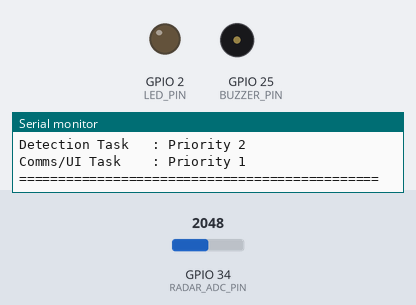
A program run on a simulated ESP32. Shown: output pins drawn as LEDs (lit = HIGH), buzzer (waves = sounding, pin HIGH), the last lines printed to the serial monitor. The inputs (shaded band) are chosen by the test bench; at power-on: GPIO 34 (RADAR_ADC_PIN) = 2048 (analog values on the 0–4095 scale). WiFi joins after 1.5 s; servers stay silent unless stated.

Above: at 1.2 s.
At 34.0 s:
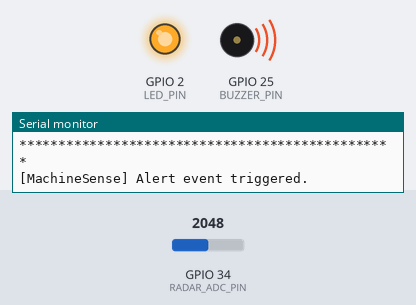
Timing chart, 0 to 36.9 s (numbered marks = the images above):
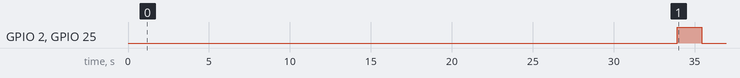

Measured:
- by itself, GPIO 2 (LED_PIN), GPIO 25 (BUZZER_PIN): LOW → HIGH at 33.9 s, → LOW 1.5 s later

The program:

main.cpp
```cpp
#include "globals.h"
#include "radar_sensor.h"
#include "signal_processing.h"
#include "detection.h"
#include "comms_ui.h"

// =============================================================================
// MachineSense - Global RTOS Handles
// =============================================================================

// Define the RTOS handles
QueueHandle_t rawDataQueue;
QueueHandle_t processedDataQueue;
QueueHandle_t dashboardQueue;
SemaphoreHandle_t detectionSemaphore;


// =============================================================================
// MachineSense - Global System State
// =============================================================================
//
// Declared as extern in globals.h
//
volatile SystemState systemState = STATE_CALIBRATING;


// =============================================================================
// SETUP
// =============================================================================

void setup()
{
    // -------------------------------------------------------------------------
    // Initialize Serial
    // -------------------------------------------------------------------------

    Serial.begin(115200);

    delay(1000);  // Wait for Serial port to stabilize


    // -------------------------------------------------------------------------
    // MachineSense Boot Information
    // -------------------------------------------------------------------------

    Serial.println();
    Serial.println("==============================================");
    Serial.println("       MachineSense System Boot");
    Serial.println("==============================================");

    Serial.print("VitalSignData size: ");
    Serial.println(sizeof(VitalSignData));

    Serial.print("DashboardTelemetry size: ");
    Serial.println(sizeof(DashboardTelemetry));

    Serial.print("Free heap before queues: ");
    Serial.println(ESP.getFreeHeap());


    // =========================================================================
    // 1. CREATE FREERTOS QUEUES AND SEMAPHORES
    // =========================================================================

    // -------------------------------------------------------------------------
    // Raw radar samples
    //
    // Buffered for 1024-point FFT accumulation.
    // -------------------------------------------------------------------------

    rawDataQueue =
        xQueueCreate(
            2048,
            sizeof(uint16_t)
        );


    // -------------------------------------------------------------------------
    // Processed vital-sign data
    //
    // Holds dual-band vital-sign information.
    // -------------------------------------------------------------------------

    processedDataQueue =
        xQueueCreate(
            4,
            sizeof(VitalSignData)
        );


    // -------------------------------------------------------------------------
    // Dashboard telemetry
    //
    // Detection task -> Communications/UI task
    // -------------------------------------------------------------------------

    dashboardQueue =
        xQueueCreate(
            4,
            sizeof(DashboardTelemetry)
        );


    // -------------------------------------------------------------------------
    // Detection semaphore
    //
    // Triggered when MachineSense confirms a human detection.
    // -------------------------------------------------------------------------

    detectionSemaphore =
        xSemaphoreCreateBinary();


    // -------------------------------------------------------------------------
    // Memory information
    // -------------------------------------------------------------------------

    Serial.print("Free heap after queues: ");
    Serial.println(ESP.getFreeHeap());


    // =========================================================================
    // 2. VERIFY RTOS OBJECT CREATION
    // =========================================================================

    if (
        rawDataQueue == NULL ||
        processedDataQueue == NULL ||
        dashboardQueue == NULL ||
        detectionSemaphore == NULL
    )
    {
        Serial.println();
        Serial.println("==============================================");
        Serial.println("ERROR: MachineSense RTOS object creation failed!");
        Serial.println("System halted.");
        Serial.println("==============================================");


        // Halt system if RTOS objects could not be created.
        while (1)
        {
            delay(1000);
        }
    }


    Serial.println();
    Serial.println("MachineSense RTOS Queues: OK");
    Serial.println("MachineSense Detection Semaphore: OK");


    // =========================================================================
    // 3. INITIALIZE COMMUNICATIONS / WIFI
    // =========================================================================

    Serial.println();
    Serial.println("Initializing MachineSense communications...");


    initCommsWiFi();


    Serial.println("MachineSense communications initialized.");


    // =========================================================================
    // 4. CREATE FREERTOS TASKS
    // =========================================================================
    //
    // FreeRTOS priority:
    //
    //     Higher number = higher priority
    //
    // MachineSense task architecture:
    //
    //     Priority 4 -> Radar Acquisition
    //     Priority 3 -> Signal Processing
    //     Priority 2 -> Detection
    //     Priority 1 -> Communications / UI
    //
    // =========================================================================


    // -------------------------------------------------------------------------
    // Radar acquisition task
    // -------------------------------------------------------------------------

    if (xTaskCreate(
        vRadarAcquisitionTask,
        "RadarTask",
        2048,
        NULL,
        4,
        NULL
    ) != pdPASS) {
        Serial.println("ERROR: Failed to create RadarTask; system halted.");
        while (1) delay(1000);
    }


    // -------------------------------------------------------------------------
    // Signal processing task
    // -------------------------------------------------------------------------

    if (xTaskCreate(
        vSignalProcessingTask,
        "ProcessTask",
        8192,
        NULL,
        3,
        NULL
    ) != pdPASS) {
        Serial.println("ERROR: Failed to create ProcessTask; system halted.");
        while (1) delay(1000);
    }


    // -------------------------------------------------------------------------
    // MachineSense detection task
    // -------------------------------------------------------------------------

    if (xTaskCreate(
        vDetectionTask,
        "DetectTask",
        6144,
        NULL,
        2,
        NULL
    ) != pdPASS) {
        Serial.println("ERROR: Failed to create DetectTask; system halted.");
        while (1) delay(1000);
    }


    // -------------------------------------------------------------------------
    // MachineSense communications and dashboard task
    // -------------------------------------------------------------------------

    if (xTaskCreate(
        vCommsUITask,
        "CommsTask",
        8192,
        NULL,
        1,
        NULL
    ) != pdPASS) {
        Serial.println("ERROR: Failed to create CommsTask; system halted.");
        while (1) delay(1000);
    }


    // =========================================================================
    // SYSTEM READY
    // =========================================================================

    Serial.println();
    Serial.println("==============================================");
    Serial.println("       MachineSense System Ready");
    Serial.println("==============================================");
    Serial.println("Radar Task       : Priority 4");
    Serial.println("Processing Task  : Priority 3");
    Serial.println("Detection Task   : Priority 2");
    Serial.println("Comms/UI Task    : Priority 1");
    Serial.println("==============================================");
    Serial.println();
}


// =============================================================================
// MAIN LOOP
// =============================================================================
//
// The application is completely FreeRTOS-task based.
//
// No processing is required inside Arduino's loopTask, so it deletes itself
// and releases its resources.
//
void loop()
{
    // All MachineSense work is performed by FreeRTOS tasks.
    vTaskDelete(NULL);
}
```

comms_ui.h
```cpp
#ifndef COMMS_UI_H
#define COMMS_UI_H

#include <Arduino.h>
#include <WebSocketsServer.h>
#include "globals.h"

// -----------------------------------------------------------------------------
// Wi-Fi configuration
// -----------------------------------------------------------------------------
// Credentials are NOT stored in the repository. Create include/secrets.h
// (copy include/secrets.h.example); it is git-ignored. Alternatively define
// WIFI_SSID / WIFI_PASSWORD via build_flags in platformio.ini.
//
// With an empty SSID the device skips the router and starts its own fallback
// access point ("MachineSense-XXXX") so the dashboard is always reachable.
#if __has_include("secrets.h")
#include "secrets.h"
#endif

#ifndef WIFI_SSID
#define WIFI_SSID     ""
#endif
#ifndef WIFI_PASSWORD
#define WIFI_PASSWORD ""
#endif

// Password of the fallback access point (minimum 8 characters, WPA2).
// Override in secrets.h before deploying anywhere other than a bench.
#ifndef AP_PASSWORD
#define AP_PASSWORD   "machine123"
#endif

// --- Dashboard Telemetry Structure ---
// Sent from the Detection Task to CommsUI on every FFT cycle.
// Includes raw vital data + hybrid detection engine scores.
struct DashboardTelemetry {
    float breathingFreq;       // Breathing peak frequency (Hz)
    float heartbeatFreq;       // Heartbeat peak frequency (Hz)
    float breathingMag;        // Breathing FFT magnitude
    float heartbeatMag;        // Heartbeat FFT magnitude
    int   confidenceLevel;     // Current detection confidence (0 to maxConfidence)
    int   maxConfidence;       // Maximum confidence scale
    bool  alertTriggered;      // True if this cycle caused a confirmed detection
    SystemState state;         // Current system state (CALIBRATING or ACTIVE)
    float scoreA;              // Method A: spectral comparison score (0–1)
    float scoreB;              // Method B: EMA adaptive floor score (0–1)
    float scoreC;              // Method C: differential score (0–1)
    float fusedScore;          // Weighted fusion of A+B+C (0–1)
    bool humanDetected;        // Confirmed detector state (not confidence)
};

// --- FreeRTOS Queue for Dashboard Telemetry ---
// Declared here, defined in main.cpp alongside the other RTOS handles.
extern QueueHandle_t dashboardQueue;

// WebSocket server instance (shared between init and task)
extern WebSocketsServer webSocket;

// Call this from setup() BEFORE creating the CommsUI task.
// It connects to WiFi and starts the WebSocket server on port 81.
void initCommsWiFi();

// FreeRTOS task: handles local alarms (buzzer/LED) and
// non-blocking WebSocket broadcasts + event loop servicing.
void vCommsUITask(void *pvParameters);

#endif // COMMS_UI_H
```

detection.h
```cpp
#ifndef DETECTION_H
#define DETECTION_H

#include <Arduino.h>
#include <stdint.h>

// Result returned by run_detection() each FFT cycle
struct DetectionResult {
    bool  detected;        // true when confidence == CONFIDENCE_MAX
    int   confidence;      // 0–5
    float score_A;         // spectral comparison score (0–1)
    float score_B;         // EMA adaptive floor score  (0–1)
    float score_C;         // differential score        (0–1)
    float fused_score;     // weighted fusion           (0–1)
    bool  calibrating;     // true during Phase 1
    float calib_progress;  // 0.0–1.0 during Phase 1
};

// Call once per processed FFT cycle from vDetectionTask.
// magnitudes: FFT_VITAL_BINS element array of bin magnitudes.
DetectionResult run_detection(const float* magnitudes, int num_bins);

// Full state reset — use on reboot or to force re-calibration.
void reset_detection();

// FreeRTOS task: receives VitalSignData from signal processing,
// runs the hybrid detection engine, and sends telemetry to the dashboard.
void vDetectionTask(void *pvParameters);

#endif // DETECTION_H
```

globals.h
```cpp
#ifndef GLOBALS_H
#define GLOBALS_H

#include <Arduino.h>
#include <freertos/FreeRTOS.h>
#include <freertos/queue.h>
#include <freertos/semphr.h>

// --- Pin Definitions ---
#define RADAR_ADC_PIN 34
#define BUZZER_PIN 25
#define LED_PIN 2

// =============================================================================
// System State Machine
// =============================================================================
// The system boots into CALIBRATING for 15 seconds to learn the noise floor,
// then transitions to ACTIVE for normal human detection.
// =============================================================================
enum SystemState {
    STATE_CALIBRATING,   // Measuring environmental noise floor — no detection
    STATE_ACTIVE         // Normal operation — detection enabled
};

// Global system state — written by Detection Task, read by CommsUI Task.
// Safe without a mutex because it is a single atomic enum write.
extern volatile SystemState systemState;

// =============================================================================
// FFT Configuration
// =============================================================================
#define FFT_SIZE 1024              // 1024-point FFT
#define FFT_VITAL_BINS 13          // Bins 0–12 cover 0–3 Hz (vital sign range)

// Duration of the startup calibration window (milliseconds)
#define CALIBRATION_DURATION_MS 15000

// --- Vital Sign Data Structure ---
// Passed from Signal Processing Task to Detection Task via processedDataQueue
struct VitalSignData {
    float breathingFreq;                  // Peak frequency in the 0.2 - 0.6 Hz band
    float heartbeatFreq;                  // Peak frequency in the 1.0 - 2.5 Hz band
    float breathingMag;                   // FFT magnitude of the breathing peak
    float heartbeatMag;                   // FFT magnitude of the heartbeat peak
    float magnitudes[FFT_VITAL_BINS];     // Full FFT magnitude array for bins 0–12
};

// --- FreeRTOS Handles ---
// Use 'extern' so they are declared here but defined in main.cpp
extern QueueHandle_t rawDataQueue;
extern QueueHandle_t processedDataQueue;
extern QueueHandle_t dashboardQueue;
extern SemaphoreHandle_t detectionSemaphore;

#endif // GLOBALS_H
```

radar_sensor.h
```cpp
#ifndef RADAR_SENSOR_H
#define RADAR_SENSOR_H

#include <Arduino.h>

// Function prototypes to expose them to main.cpp
void initRadar();
void vRadarAcquisitionTask(void *pvParameters);

#endif // RADAR_SENSOR_H
```

signal_processing.h
```cpp
#ifndef SIGNAL_PROCESSING_H
#define SIGNAL_PROCESSING_H
void vSignalProcessingTask(void *pvParameters);
#endif
```

radar_sensor.cpp
```cpp
#include "radar_sensor.h"
#include "globals.h"

// --- MachineSense Radar Sampling Parameters ---
// To satisfy the Nyquist theorem for human vital signals (max 3 Hz),
// a sampling rate of 250 Hz is excellent.
// 1000 ms / 250 Hz = 4 ms period.
#define SAMPLING_PERIOD_MS 4

void initRadar() {
    // Set ESP32 ADC to 12-bit resolution (values from 0 to 4095)
    // This high resolution is critical for detecting faint breathing ripples.
    analogReadResolution(12);

    // RADAR_ADC_PIN is defined in globals.h
    pinMode(RADAR_ADC_PIN, INPUT);

    // Serial output removed — ADC initialization is silent.
}

void vRadarAcquisitionTask(void *pvParameters) {
    // 1. Initialize the MachineSense radar ADC hardware
    initRadar();

    // 2. Setup deterministic FreeRTOS timing
    TickType_t xLastWakeTime;
    const TickType_t xFrequency = pdMS_TO_TICKS(SAMPLING_PERIOD_MS);

    // Get the initial tick count
    xLastWakeTime = xTaskGetTickCount();

    uint16_t adcValue = 0;

    // 3. MachineSense real-time radar acquisition loop
    for (;;) {
        // Read the analog signal coming from the IF amplifier circuit
        adcValue = analogRead(RADAR_ADC_PIN);

        // Safely push the data to the raw data queue
        if (rawDataQueue != NULL) {
            // The '0' timeout is crucial here.
            // If the queue is full because the processing task is lagging,
            // the sample is dropped instead of blocking acquisition.
            // This maintains the strict 250 Hz sampling rate.
            xQueueSend(rawDataQueue, &adcValue, 0);
        }

        // 4. Sleep until the next exact 4 ms sampling point.
        // vTaskDelayUntil() accounts for the time spent executing
        // analogRead() and other operations in the loop.
        vTaskDelayUntil(&xLastWakeTime, xFrequency);
    }
}
```

Source omitted: comms_ui.cpp (10285 bytes), detection.cpp (29718 bytes), signal_processing.cpp (10035 bytes)
